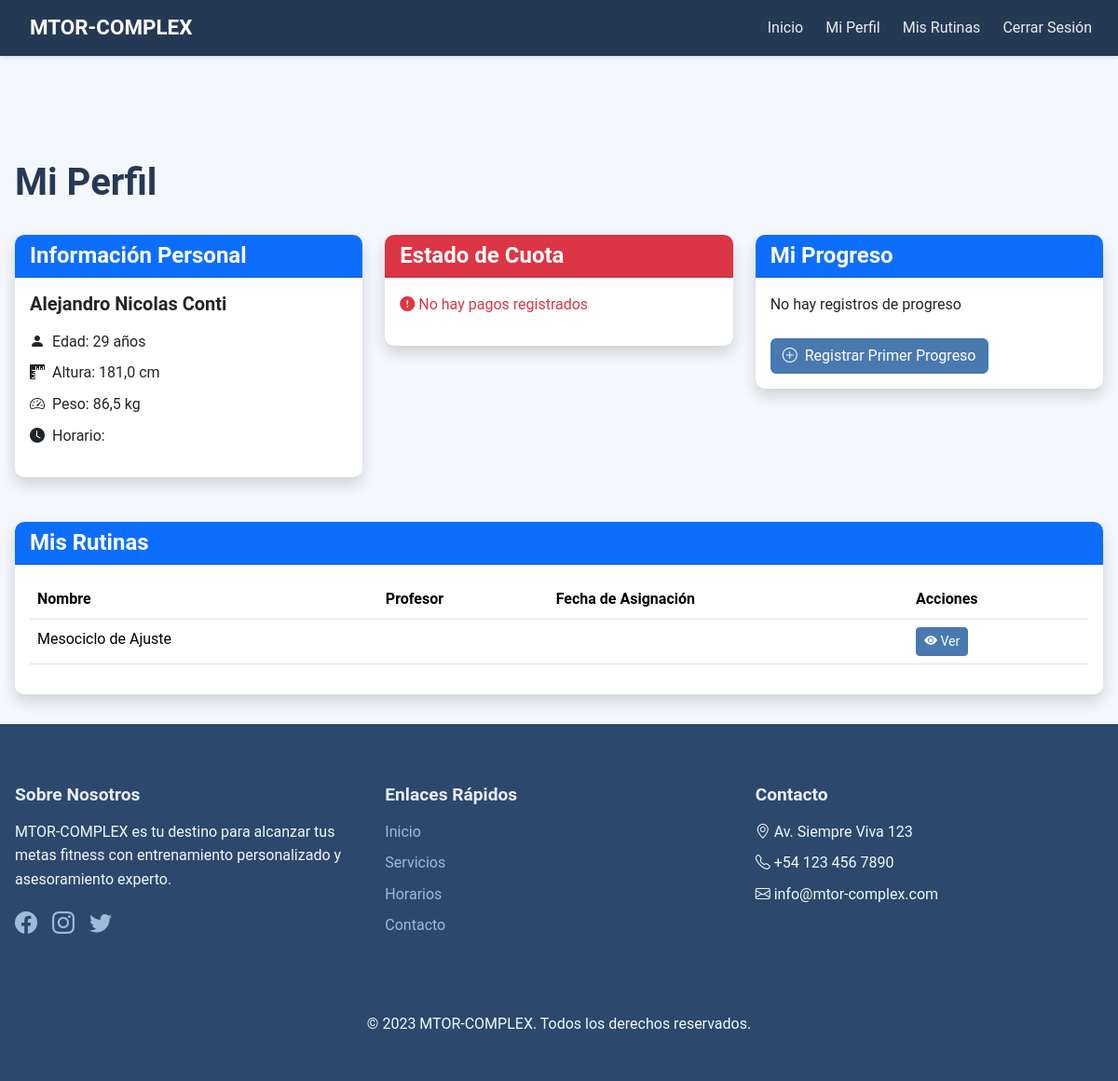
/gimnasio/perfil/alumno/ (signed in), run on an earlier commit of the app's database.
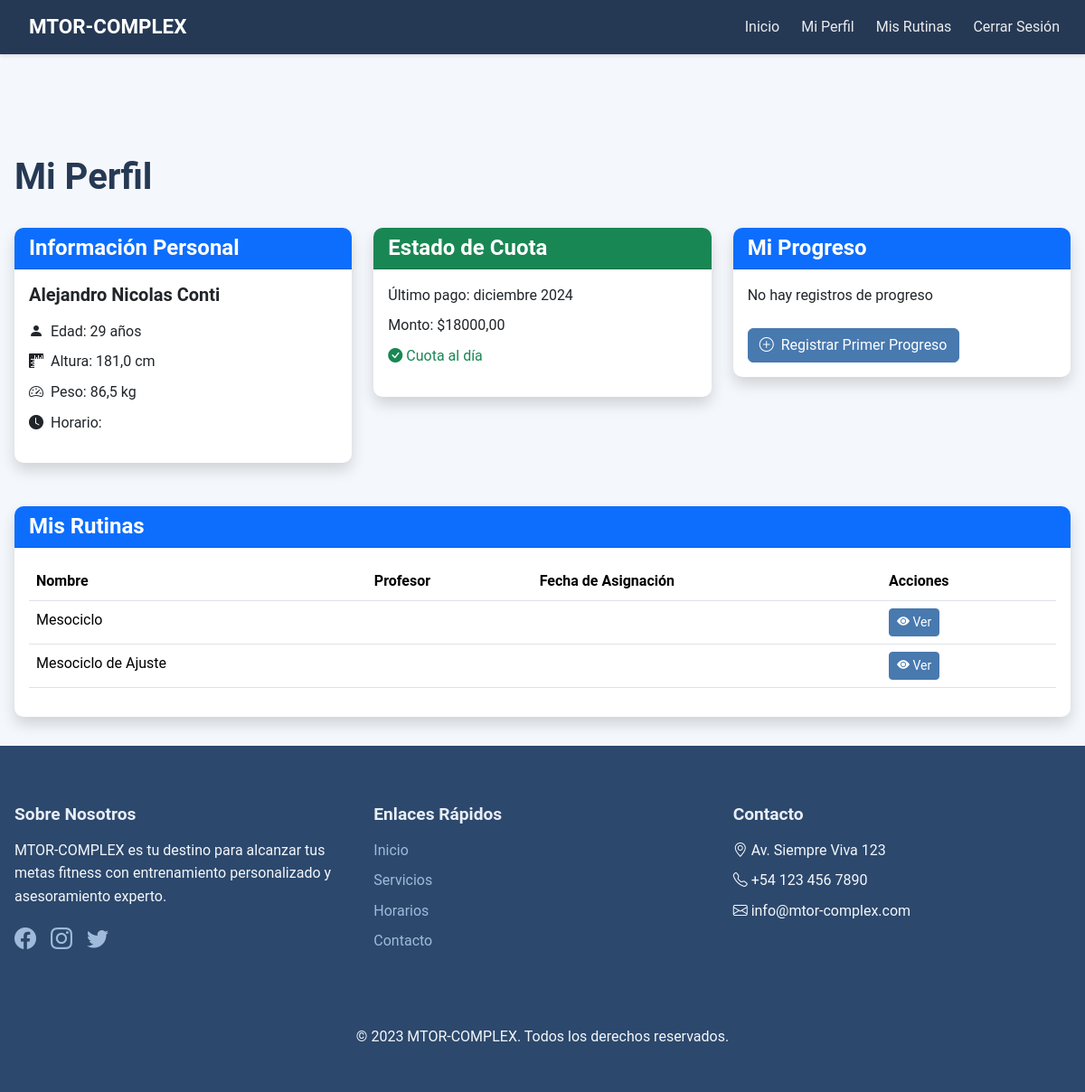
And on a later commit of the database.
### gimnasio/models.py (models this page shows, shortened)
class Rutina(models.Model):
    nombre = models.CharField(max_length=100, default='Nueva Rutina')
    descripcion = models.TextField(blank=True)
    alumno = models.ForeignKey(Alumno, on_delete=models.CASCADE, related_name='rutinas')
    profesor = models.ForeignKey(User, on_delete=models.CASCADE, related_name='rutinas_asignadas')
    fecha_creacion = models.DateTimeField(auto_now_add=True)
    fecha_actualizacion = models.DateTimeField(auto_now=True)
    ejercicios = models.ManyToManyField(Ejercicio, through='RutinaEjercicio')
    activa = models.BooleanField(default=True)
    class Meta:
        verbose_name = "Rutina"
        verbose_name_plural = "Rutinas"
        ordering = ['-fecha_creacion']

class PagoCuota(models.Model):
    alumno = models.ForeignKey(Alumno, on_delete=models.CASCADE, related_name='pagos')
    fecha_pago = models.DateField()
    monto = models.DecimalField(max_digits=8, decimal_places=2)
    mes_correspondiente = models.DateField()
    notas = models.TextField(blank=True)
    class Meta:
        verbose_name = "Pago de Cuota"
        verbose_name_plural = "Pagos de Cuotas"
        ordering = ['-fecha_pago']
        unique_together = ['alumno', 'mes_correspondiente']

### gimnasio/views.py (the view)
# urls.py: path('perfil/alumno/', views.perfil_alumno, name='perfil_alumno'),
@login_required
def perfil_alumno(request):
    try:
        alumno = Alumno.objects.get(usuario=request.user)
        rutinas = Rutina.objects.filter(alumno=alumno, activa=True)
        ejercicios_completados = EjercicioCompletado.objects.filter(
            alumno=alumno,
            fecha__gte=datetime.now() - timedelta(days=30)
        ).count()
        ultimo_pago = PagoCuota.objects.filter(alumno=alumno).order_by('-mes_correspondiente').first()
        cuota_al_dia = False
        if ultimo_pago:
            mes_actual = datetime.now().date().replace(day=1)
            cuota_al_dia = ultimo_pago.mes_correspondiente >= mes_actual
        registros_progreso = RegistroProgreso.objects.filter(
            alumno=alumno
        ).order_by('-fecha')[:10]
        context = {
            'alumno': alumno,
            'rutinas': rutinas,
            'ejercicios_completados': ejercicios_completados,
            'ultimo_pago': ultimo_pago,
            'cuota_al_dia': cuota_al_dia,
            'registros_progreso': registros_progreso
        }
        return render(request, 'gimnasio/perfil_alumno.html', context)
    except Alumno.DoesNotExist:
        messages.warning(request, 'Primero debes completar tu perfil de alumno.')
        return redirect('gimnasio:crear_perfil_alumno')

### gimnasio/templates/gimnasio/perfil_alumno.html (shortened to what the changed rows need)
{% extends 'gimnasio/base.html' %}
{% load static %}
{% block contenido %}
<div class="page-content">
    <div class="main-container">
        <h1 class="page-title">Mi Perfil</h1>
        <div class="row">
            <div class="col-md-4 mb-4">
                <div class="card shadow">
                    <div class="card-body">
                        {% if ultimo_pago %}
                            <p class="mb-2">Último pago: {{ ultimo_pago.mes_correspondiente|date:"F Y" }}</p>
                            <p class="mb-2">Monto: ${{ ultimo_pago.monto }}</p>
                            <p class="{% if cuota_al_dia %}text-success{% else %}text-danger{% endif %}">
                                {% if cuota_al_dia %}
                                    <i class="bi bi-check-circle-fill"></i> Cuota al día
                                {% else %}
                                    <i class="bi bi-exclamation-circle-fill"></i> Cuota pendiente
                                {% endif %}
                            </p>
                        {% else %}
                            <p class="text-danger">
                                <i class="bi bi-exclamation-circle-fill"></i> No hay pagos registrados
                            </p>
                        {% endif %}
                    </div>
                </div>
            </div>
        </div>
        <div class="row mt-4">
            <div class="col-12">
                <div class="card shadow">
                    <div class="card-body">
                        {% if rutinas %}
                            <div class="table-responsive">
                                <table class="table table-hover">
                                    <thead>
                                        <tr>
                                            <th>Nombre</th>
                                            <th>Profesor</th>
                                            <th>Fecha de Asignación</th>
                                            <th>Acciones</th>
                                        </tr>
                                    </thead>
                                    <tbody>
                                        {% for rutina in rutinas %}
                                            <tr>
                                                <td>{{ rutina.nombre }}</td>
                                                <td>{{ rutina.profesor.nombre }}</td>
                                                <td>{{ rutina.fecha_asignacion|date:"d/m/Y" }}</td>
                                                <td>
                                                    <a href="{% url 'gimnasio:detalle_rutina' rutina.id %}" class="btn btn-sm btn-primary">
                                                        <i class="bi bi-eye-fill"></i> Ver
                                                    </a>
                                                </td>
                                            </tr>
                                        {% endfor %}
                                    </tbody>
                                </table>
                            </div>
                        {% else %}
                            <p class="text-muted mb-0">No tienes rutinas asignadas.</p>
                        {% endif %}
                    </div>
                </div>
            </div>
        </div>
    </div>
</div>
{% endblock %}

What changed in the data, as far as the page shows it:
added PagoCuota: mes_correspondiente "diciembre 2024", monto "18000,00"
added Rutina: nombre "Mesociclo"
Also different on the page:
text no longer shown: "No hay pagos registrados"
text now shown: "Último pago: Monto: $ Cuota al día"
